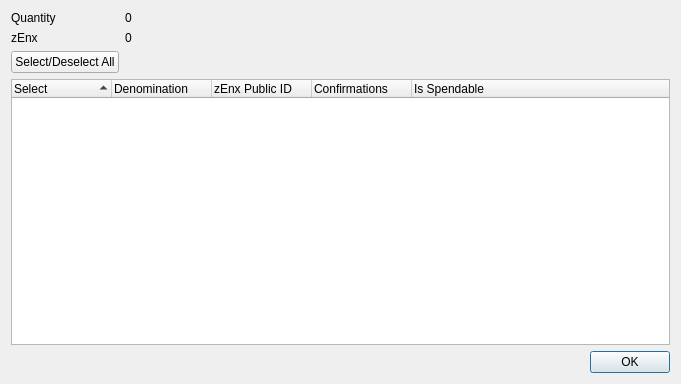
<?xml version="1.0" encoding="UTF-8"?>
<ui version="4.0">
 <class>ZEnxControlDialog</class>
 <widget class="QDialog" name="ZEnxControlDialog">
  <property name="geometry">
   <rect>
    <x>0</x>
    <y>0</y>
    <width>681</width>
    <height>384</height>
   </rect>
  </property>
  <property name="minimumSize">
   <size>
    <width>681</width>
    <height>384</height>
   </size>
  </property>
  <property name="windowTitle">
   <string>Select zEnx to Spend</string>
  </property>
  <layout class="QGridLayout" name="gridLayout">
   <item row="0" column="0">
    <layout class="QFormLayout" name="formLayout">
     <property name="sizeConstraint">
      <enum>QLayout::SetDefaultConstraint</enum>
     </property>
     <item row="0" column="0">
      <widget class="QLabel" name="labelQuantity">
       <property name="text">
        <string>Quantity</string>
       </property>
      </widget>
     </item>
     <item row="0" column="1">
      <widget class="QLabel" name="labelQuantity_int">
       <property name="text">
        <string>0</string>
       </property>
      </widget>
     </item>
     <item row="1" column="0">
      <widget class="QLabel" name="labelZEnx">
       <property name="text">
        <string>zEnx</string>
       </property>
      </widget>
     </item>
     <item row="1" column="1">
      <widget class="QLabel" name="labelZEnx_int">
       <property name="text">
        <string>0</string>
       </property>
      </widget>
     </item>
     <item row="2" column="0">
      <widget class="QPushButton" name="pushButtonAll">
       <property name="text">
        <string>Select/Deselect All</string>
       </property>
      </widget>
     </item>
    </layout>
   </item>
   <item row="1" column="0">
    <layout class="QVBoxLayout" name="verticalLayout">
     <item>
      <widget class="QTreeWidget" name="treeWidget">
       <property name="minimumSize">
        <size>
         <width>0</width>
         <height>250</height>
        </size>
       </property>
       <property name="alternatingRowColors">
        <bool>true</bool>
       </property>
       <property name="sortingEnabled">
        <bool>true</bool>
       </property>
       <property name="columnCount">
        <number>5</number>
       </property>
       <attribute name="headerDefaultSectionSize">
        <number>100</number>
       </attribute>
       <column>
        <property name="text">
         <string notr="true">Select</string>
        </property>
       </column>
       <column>
        <property name="text">
         <string notr="true">Denomination</string>
        </property>
       </column>
       <column>
        <property name="text">
         <string notr="true">zEnx Public ID</string>
        </property>
       </column>
       <column>
        <property name="text">
         <string notr="true">Confirmations</string>
        </property>
       </column>
       <column>
        <property name="text">
         <string>Is Spendable</string>
        </property>
       </column>
      </widget>
     </item>
     <item>
      <widget class="QDialogButtonBox" name="buttonBox">
       <property name="orientation">
        <enum>Qt::Horizontal</enum>
       </property>
       <property name="standardButtons">
        <set>QDialogButtonBox::Ok</set>
       </property>
      </widget>
     </item>
    </layout>
   </item>
  </layout>
 </widget>
 <resources/>
 <connections>
  <connection>
   <sender>buttonBox</sender>
   <signal>accepted()</signal>
   <receiver>ZEnxControlDialog</receiver>
   <slot>accept()</slot>
   <hints>
    <hint type="sourcelabel">
     <x>248</x>
     <y>254</y>
    </hint>
    <hint type="destinationlabel">
     <x>157</x>
     <y>274</y>
    </hint>
   </hints>
  </connection>
  <connection>
   <sender>buttonBox</sender>
   <signal>rejected()</signal>
   <receiver>ZEnxControlDialog</receiver>
   <slot>reject()</slot>
   <hints>
    <hint type="sourcelabel">
     <x>316</x>
     <y>260</y>
    </hint>
    <hint type="destinationlabel">
     <x>286</x>
     <y>274</y>
    </hint>
   </hints>
  </connection>
 </connections>
</ui>
